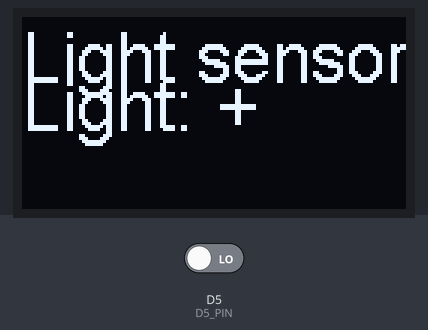
Bench run of a sketch on a simulated ESP8266 (NodeMCU). Shown: 128×64 one-colour display. Inputs (shaded band) come from the test bench; at power-on: D5 (D5_PIN) LOW.

Above: at 2.8 s.
2.9 s: D5 (D5_PIN) driven HIGH
At 3.7 s:
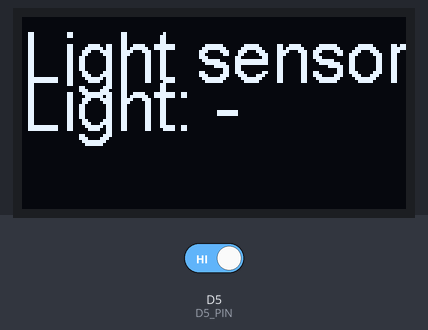
4.5 s: D5 (D5_PIN) driven LOW
At 6.2 s:
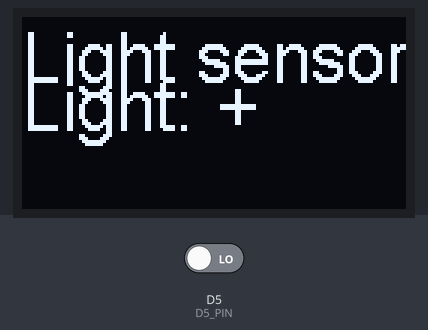
Timing chart, 0 to 7.7 s (numbered marks = the images above; inputs shaded):
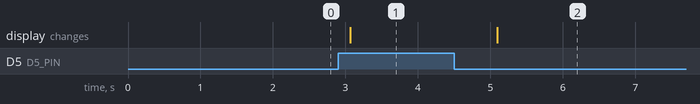

Measured:
- after the input at 2.9 s, the display: changes after 0.17 s (image 1)
- after the input at 4.5 s, the display: changes after 0.60 s (image 2)

The sketch:

sketch_mar25a.ino
```cpp
// #include <LiquidCrystal_I2C.h>

// #define LCD_COLS 16
// #define LCD_ROWS 2

// LiquidCrystal_I2C lcd(0x27, LCD_COLS, LCD_ROWS);

// void setup() {
//   initLcd();

// }

// void loop() {
//   String line1 = "longts + hoanq";
//   String line2 = "hoanq + longts";

//   printLcd(line1, ""); delay(2000);
//   printLcd(line1, line2); delay(2000);
// }

// void initLcd(){
//   lcd.init();
//   lcd.backlight();
// }

// void printLcd(String line1, String line2){
//   lcd.clear();
//   lcd.setCursor(0, 0);
//   lcd.print(line1);
//   lcd.setCursor(0, 1);
//   lcd.print(line2);
// }
// #include <SSD1306.h> // Thư viện cho màn hình OLED SSD1306

// #if defined(ESP8266)
//    #define SDA_PIN D9
//    #define SCL_PIN D10
// #elif defined(ESP32)
//     #define SDA_PIN 21
//     #define SCL_PIN 22
// #endif
// SSD1306 oled(0x3c, SDA_PIN, SCL_PIN);

// // Hàm thiết lập ban đầu
// void setup() {
//   initOled();
// }

// // Hàm lặp lại
// void loop() {
//   String line1 = "+ LongTS";
//   String line2 = "+ HoaNQ";
//   String line3 = ">> Long";
//   String line4 = ">> Hoa";
//   printOled(line1, line2); delay(2000);
//   printOled(line1, line2, line3); delay(2000);
//   printOled(line1, line2, line3, line4); delay(2000);
// }

// /* OLED */
// void initOled() {
//   oled.init();
//   oled.flipScreenVertically();
// }
// void printOled(String line1, String line2) {
//   oled.clear();
//   oled.setTextAlignment(TEXT_ALIGN_LEFT);
//   oled.setFont(ArialMT_Plain_24);
//   oled.drawString(0, 0, line1);
//   oled.drawString(0, 36, line2);
//   oled.display();
// }
// void printOled(String line1, String line2, String line3) {
//   oled.clear();
//   oled.setTextAlignment(TEXT_ALIGN_LEFT);
//   oled.setFont(ArialMT_Plain_16);
//   oled.drawString(0, 0, line1);
//   oled.drawString(0, 24, line2);
//   oled.drawString(0, 48, line3);
//   oled.display();
// }
// void printOled(String line1, String line2, String line3, String line4) {
//   oled.clear();
//   oled.setTextAlignment(TEXT_ALIGN_LEFT);
//   oled.setFont(ArialMT_Plain_10);
//   oled.drawString(0, 0, line1);
//   oled.drawString(0, 16, line2);
//   oled.drawString(0, 32, line3);
//   oled.drawString(0, 48, line4);
//   oled.display();
// }

// #if defined (ESP8266)
//   #define D0_PIN D5
// #elif defined (ESP32)
//   #define D0_PIN 15
// #endif
// //setup to run only once
// void setup() {
//   Serial.begin(115200);
// }
// //loop to run repeatedly
// void loop() {
//   bool light = readD0 ();
//   if (light) {
//     Serial.println("Light: +");
//   } else {
//     Serial.println ("Light: -");
//   }
//   delay(1000);
// }
// /* Light sensor */
// bool readD0 () {
//   int dValue = digitalRead(D0_PIN); // 0: light; 1:no-light
//   if (dValue) return 0;
//   else return 1;
// }


// #if defined (ESP8266)
//   #define A0_PIN A0
// #elif defined (ESP32)
//   #define A0_PIN 34
// #endif
// //setup to run only once
// void setup() {
//   Serial.begin(115200);
// }
// //loop to run repeatedly
// void loop() {
//   int light = readA0 ();
//   Serial.println("Light: " + String(light));
//   delay(1000);
// }
// /* Light sensor */
// int readA0 () {
//   int aValue = analogRead(A0_PIN); // form 0 to 1024 or 4095
//   #if defined (ESP8266)
//     int light = map(aValue , 0 , 1024 , 0 , 100); // map aValue from 0-1024 to 0-100 (percentage)
//   #elif defined (ESP32)
//     int light = map(aValue , 0 , 4095 , 0 , 100); // map aValue from 0-4095 to 0-100 (percentage)
//   #endif
//   return light;
// }


#include <SSD1306.h> // Thư viện cho màn hình OLED SSD1306

#if defined(ESP8266)
   #define SDA_PIN D7
   #define SCL_PIN D6
#elif defined(ESP32)
    #define SDA_PIN 21
    #define SCL_PIN 22
#endif

#define D5_PIN D5 // Định nghĩa chân D5
SSD1306 oled(0x3c, SDA_PIN, SCL_PIN);

// Hàm thiết lập ban đầu
void setup() {
  Serial.begin(115200);
  initOled();
}

// Hàm lặp lại
void loop() {
  bool light = readD5();
  if (light) {
    // Serial.println("Light: +");
    printOled("Light sensor", "Light: +");
  } else {
    // Serial.println("Light: -");
    printOled("Light sensor", "Light: -");
  }
  delay(1000);
}

bool readD5() {
  int dValue = digitalRead(D5_PIN); // 0: light; 1:no-light
  if (dValue) return false;
  else return true;
}

/* OLED */
void initOled() {
  oled.init();
  oled.flipScreenVertically();
}

void printOled(String line1, String line2) {
  oled.clear();
  oled.setTextAlignment(TEXT_ALIGN_LEFT);
  oled.setFont(ArialMT_Plain_24);
  oled.drawString(0, 0, line1);
  oled.drawString(0, 16, line2);
  oled.display();
}
```
